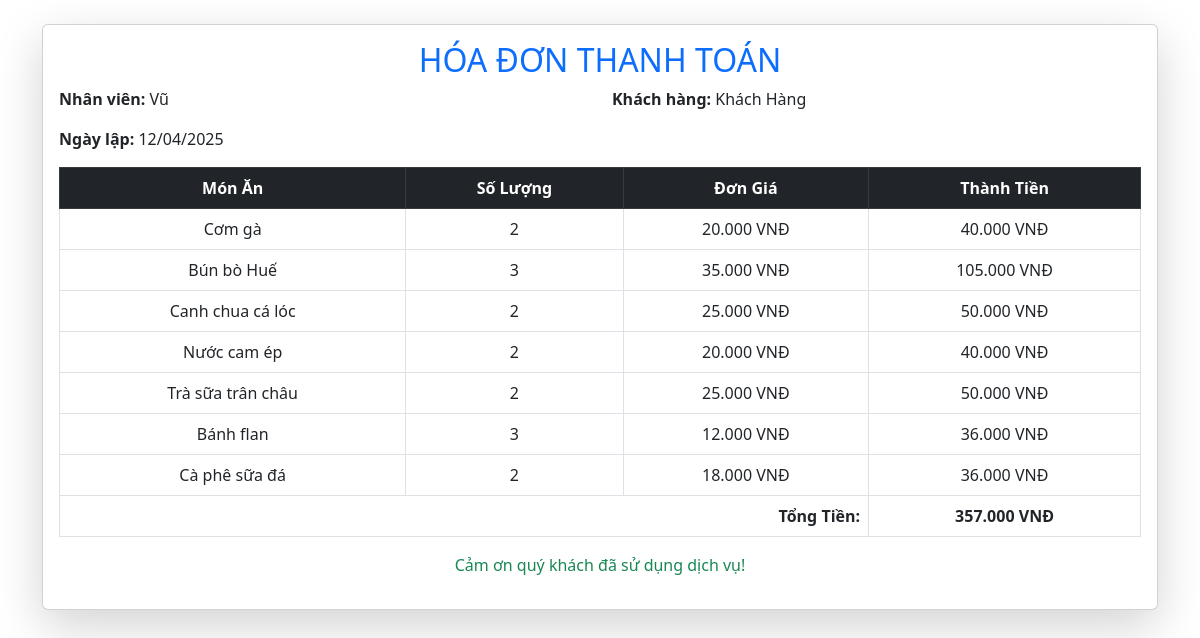
Page /Admin/hoadon.php?mahd=HD005 (signed in) on the committed database.
### tables this page shows
CREATE TABLE `nhanvien` (
  `MANV` varchar(5) NOT NULL,
  `HOTEN` varchar(30) DEFAULT NULL,
  `SDT` decimal(10,0) DEFAULT NULL,
  `EMAIL` varchar(50) DEFAULT NULL,
  `MATKHAU` varchar(32) DEFAULT NULL
);

CREATE TABLE `khachhang` (
  `MAKH` varchar(5) NOT NULL,
  `TENKH` varchar(30) DEFAULT NULL,
  `SDT` char(10) DEFAULT NULL
);

CREATE TABLE `hoadon` (
  `MAHD` varchar(5) NOT NULL,
  `MANV` varchar(5) DEFAULT NULL,
  `MABAN` varchar(5) DEFAULT NULL,
  `MAKH` varchar(5) DEFAULT NULL,
  `TONGTIEN` float DEFAULT NULL,
  `HD_DATE` date DEFAULT NULL,
  `HD_TRANGTHAI` varchar(15) DEFAULT NULL
);

CREATE TABLE `chitiethoadon` (
  `MAHD` varchar(5) DEFAULT NULL,
  `MAMON` varchar(5) DEFAULT NULL,
  `SOLUONG` decimal(2,0) DEFAULT NULL
);

CREATE TABLE `mon` (
  `MAMON` varchar(5) NOT NULL,
  `MALOAI` char(5) DEFAULT NULL,
  `MABUOI` char(5) DEFAULT NULL,
  `TENMON` varchar(30) DEFAULT NULL,
  `HINHANH` varchar(500) DEFAULT NULL,
  `DONGIA` float DEFAULT NULL,
  `THANHPHAN` varchar(100) DEFAULT NULL
);

### Admin/hoadon.php (the view, shortened to what this page needs)
<?php
require_once '../config/db.php';
$manv = $_SESSION['manv'];
$mahd = $_GET['mahd'] ?? null;
$sql_nv = "SELECT HOTEN FROM NHANVIEN WHERE MANV = '$manv'";
$query_nv = mysqli_query($conn, $sql_nv);
$nhanvien = mysqli_fetch_assoc($query_nv);
$tennv = $nhanvien['HOTEN'] ?? 'Không xác định';
$sql_hd = "SELECT * FROM HOADON WHERE MAHD = '$mahd'";
$query_hd = mysqli_query($conn, $sql_hd);
$hoadon = mysqli_fetch_assoc($query_hd);
$sql_kh = "SELECT TENKH FROM KHACHHANG WHERE MAKH = '{$hoadon['MAKH']}'";
$query_kh = mysqli_query($conn, $sql_kh);
$khachhang = mysqli_fetch_assoc($query_kh);
$sql_monan = "SELECT MON.TENMON, CHITIETHOADON.SOLUONG, MON.DONGIA
              FROM CHITIETHOADON
              JOIN MON ON CHITIETHOADON.MAMON = MON.MAMON
              WHERE CHITIETHOADON.MAHD = '$mahd'";
$query_monan = mysqli_query($conn, $sql_monan);
?>
<!DOCTYPE html>
<html lang="vi">
<head>
    <link href="https://cdn.jsdelivr.net/npm/bootstrap@5.3.0/dist/css/bootstrap.min.css" rel="stylesheet">
</head>
<body>
    <div class="container my-4">
        <div class="card shadow-lg">
            <div class="card-body">
                <h2 class="text-center text-primary">HÓA ĐƠN THANH TOÁN</h2>
                <div class="row mb-3">
                    <div class="col-md-6"><strong>Nhân viên:</strong> <?php echo $tennv; ?></div>
                    <div class="col-md-6"><strong>Khách hàng:</strong> <?php echo $khachhang['TENKH'] ?? 'Không xác định'; ?></div>
                </div>
                <div class="mb-3"><strong>Ngày lập:</strong> <?php echo date('d/m/Y', strtotime($hoadon['HD_DATE'])); ?></div>
                <table class="table table-bordered text-center">
                    <thead class="table-dark">
                        <tr>
                            <th>Món Ăn</th>
                            <th>Số Lượng</th>
                            <th>Đơn Giá</th>
                            <th>Thành Tiền</th>
                        </tr>
                    </thead>
                    <tbody>
                        <?php $tongTien = 0; while ($row = mysqli_fetch_assoc($query_monan)) {
                            $thanhtien = $row['SOLUONG'] * $row['DONGIA'];
                            $tongTien += $thanhtien;
                        ?>
                        <tr>
                            <td><?php echo $row['TENMON']; ?></td>
                            <td><?php echo $row['SOLUONG']; ?></td>
                            <td><?php echo number_format($row['DONGIA'], 0, ',', '.'); ?> VNĐ</td>
                            <td><?php echo number_format($thanhtien, 0, ',', '.'); ?> VNĐ</td>
                        </tr>
                        <?php } ?>
                    </tbody>
                    <tfoot>
                        <tr>
                            <th colspan="3" class="text-end">Tổng Tiền:</th>
                            <th><?php echo number_format($tongTien, 0, ',', '.'); ?> VNĐ</th>
                        </tr>
                    </tfoot>
                </table>
                <p class="text-center mt-3 text-success">Cảm ơn quý khách đã sử dụng dịch vụ!</p>
            </div>
        </div>
    </div>
</body>
</html>

### rows in the picture
nhanvien: HOTEN "Vũ"
khachhang: TENKH "Khách Hàng"
hoadon: HD_DATE "12/04/2025"
chitiethoadon: MAMON.TENMON "Cơm gà", SOLUONG "2", MAMON.DONGIA "20.000", SOLUONG.DONGIA "40.000"
chitiethoadon: MAMON.TENMON "Bún bò Huế", SOLUONG "3", MAMON.DONGIA "35.000", SOLUONG.DONGIA "105.000"
chitiethoadon: MAMON.TENMON "Canh chua cá lóc", SOLUONG "2", MAMON.DONGIA "25.000", SOLUONG.DONGIA "50.000"
chitiethoadon: MAMON.TENMON "Nước cam ép", SOLUONG "2", MAMON.DONGIA "20.000", SOLUONG.DONGIA "40.000"
chitiethoadon: MAMON.TENMON "Trà sữa trân châu", SOLUONG "2", MAMON.DONGIA "25.000", SOLUONG.DONGIA "50.000"
chitiethoadon: MAMON.TENMON "Bánh flan", SOLUONG "3", MAMON.DONGIA "12.000", SOLUONG.DONGIA "36.000"
chitiethoadon: MAMON.TENMON "Cà phê sữa đá", SOLUONG "2", MAMON.DONGIA "18.000", SOLUONG.DONGIA "36.000"

### other values in the picture
$tongTien "357.000"
